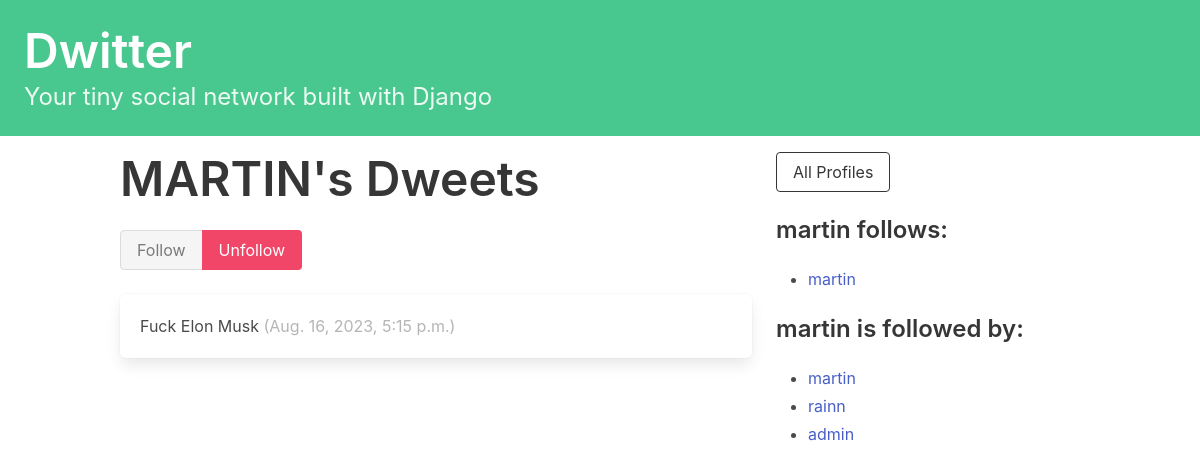
The page /profile/8 (signed in) on the database its author committed.
### dwitter/models.py (models this page shows, shortened)
class Profile(models.Model):
    user = models.OneToOneField(User, on_delete=models.CASCADE)
    follows = models.ManyToManyField(
        'self',
        related_name='followed_by',
        symmetrical=False,
        blank=True
    )
    def __str__(self):
        return self.user.username

class Dweet(models.Model):
    user = models.ForeignKey(
        User,
        related_name='dweets',
        on_delete=models.DO_NOTHING
    )
    body = models.CharField(max_length=140)
    created_at = models.DateTimeField(auto_now_add=True)

### dwitter/views.py (the view, shortened to what this page needs)
# urls.py: path('profile/<int:pk>', profile, name='profile'),
def profile(request, pk):
    if not hasattr(request.user, 'profile'):
        missing_profile = Profile(user=request.user)
        missing_profile.save()
    profile = Profile.objects.get(pk=pk)
    context = {
        'profile': profile
    }
    return render(request, 'dwitter/profile.html', context)

### dwitter/templates/dwitter/profile.html (shortened to what this page needs)
{% extends 'base.html' %}
{% block content %}
<div class="column">
    <div class="block">
        <h1 class="title is-1">
            {{ profile.user.username|upper }}'s Dweets
        </h1>
        <form method="post">
        <div class="buttons has-addons">
            {% if profile in user.profile.follows.all %}
            <button class="button is-success is-static">Follow</button>
            <button class="button is-danger" name="follow" value="unfollow">Unfollow</button>
            {% else %}
            <button class="button is-success" name="follow" value="follow">Follow</button>
            <button class="button is-danger is-static">Unfollow</button>
            {% endif %}
        </div>
    </form>
    </div>
     <div class="content">
        {% for dweet in profile.user.dweets.all %}
        <div class="box">
            {{ dweet.body }}
            <span class="is-small has-text-grey-light">
                ({{ dweet.created_at }})
            </span>
        </div>
        {% endfor %}
    </div>
</div>
<div class="column is-one-third">
    <div class="block">
        <a href="{% url 'dwitter:profile_list' %}">
            <button class="button is-dark is-outlined is-fullwith">
                All Profiles
            </button>
        </a>
    </div>
    <div class="block">
        <h3 class="title is-4">
            {{ profile.user.username }} follows:
        </h3>
        <div class="content">
            <ul>
                {% for following in profile.follows.all %}
                    <li>
                        <a href="{% url 'dwitter:profile' following.id %}">
                        {{ following }}
                        </a>
                    </li>
                {% endfor %}
            </ul>
        </div>
    </div>
    <div class="block">
        <h3 class="title is-4">
            {{ profile.user.username }} is followed by:
        </h3>
        <div class="content">
            <ul>
                {% for follower in profile.followed_by.all %}
                    <li>
                        <a href="{% url 'dwitter:profile' follower.id %}">
                        {{ follower }}
                        </a>
                    </li>
                {% endfor %}
            </ul>
        </div>
    </div>
</div>
{% endblock content %}

### rows shown on the page
Profile: user.username "MARTIN", user.username "martin"
Dweet: body "Fuck Elon Musk", created_at "Aug. 16, 2023, 5:15 p.m."
Profile: user.username "rainn"
Profile: user.username "admin"
